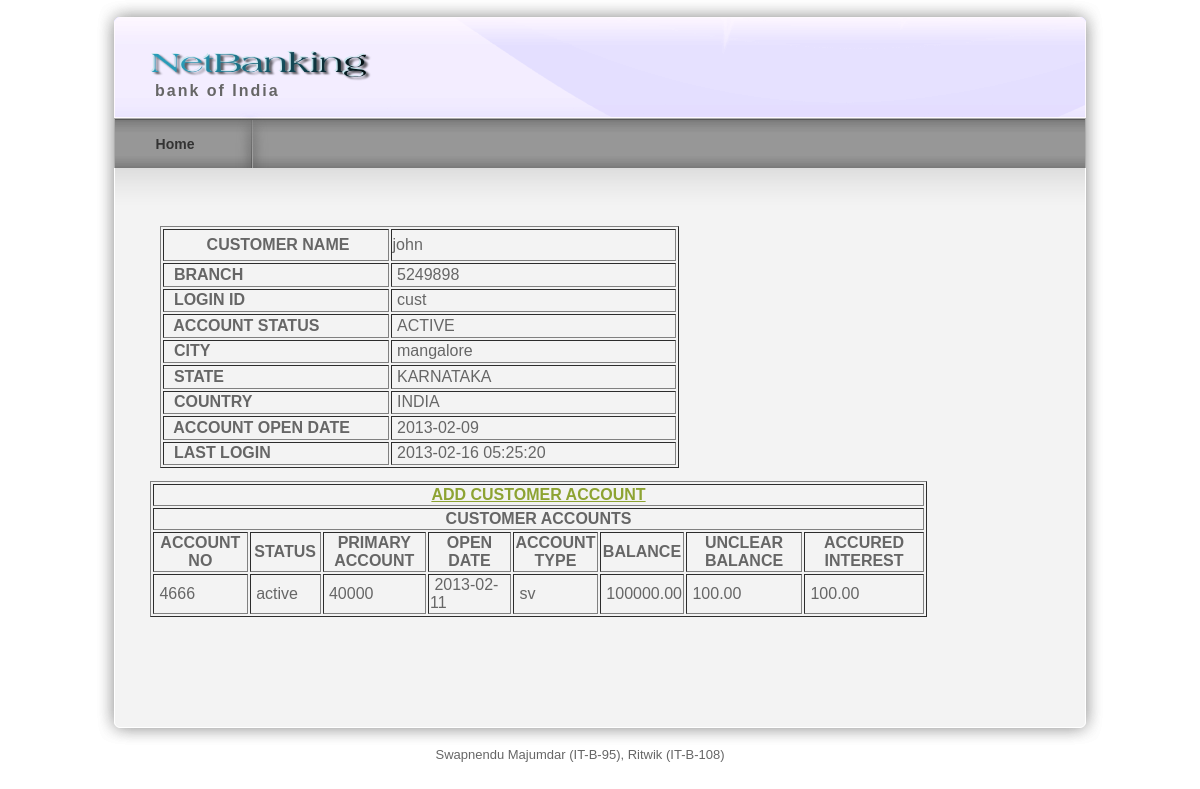
/customerinf.php?custid=98683, run on the app's committed database.
### tables this page shows
CREATE TABLE IF NOT EXISTS `customers` (
  `customerid` int(10) NOT NULL AUTO_INCREMENT,
  `ifsccode` varchar(25) NOT NULL,
  `firstname` varchar(25) NOT NULL,
  `lastname` varchar(25) NOT NULL,
  `loginid` varchar(25) NOT NULL,
  `accpassword` varchar(50) NOT NULL,
  `transpasword` varchar(50) NOT NULL,
  `accstatus` varchar(25) NOT NULL,
  `city` varchar(25) NOT NULL,
  `state` varchar(25) NOT NULL,
  `country` varchar(25) NOT NULL,
  `accopendate` date NOT NULL,
  `lastlogin` datetime NOT NULL,
  PRIMARY KEY (`customerid`)
);

CREATE TABLE IF NOT EXISTS `accounts` (
  `accno` varchar(25) NOT NULL,
  `customerid` int(10) NOT NULL,
  `accstatus` varchar(25) NOT NULL,
  `primaryacc` varchar(10) NOT NULL,
  `accopendate` date NOT NULL,
  `accounttype` varchar(25) NOT NULL,
  `accountbalance` double(10,2) NOT NULL,
  `unclearbalance` double(10,2) NOT NULL,
  `accuredinterest` double(10,2) NOT NULL,
  PRIMARY KEY (`accno`)
);

### customerinf.php (the view, shortened to what this page needs)
<?php
include("header.php");
$results = mysql_query("SELECT * FROM customers where customerid='$_GET[custid]'");
while($arrow = mysql_fetch_array($results))
{
	$custname = $arrow[firstname];
	$ifsccode=$arrow[ifsccode];
	$loginid=$arrow[loginid];
	$accstatus=$arrow[accstatus];
	$city=$arrow[city];
    $state=$arrow[state];
	$country=$arrow[country];
    $accopendate=$arrow[accopendate];
    $lastlogin=$arrow[lastlogin];
}
$resultsd = mysql_query("SELECT * FROM accounts where customerid='$_GET[custid]'");
?>
<div id="templatemo_main">
  <p class="main_top">&nbsp;</p>
  <form id="form2" name="form2" method="post" action="">
    <blockquote>
      <table width="519" height="242" border="1">
        <tr>
          <th width="224" height="32" scope="col">
             &nbsp;CUSTOMER NAME
          </th>
          <td width="285"><?php echo $custname; ?></th>
        </tr>
        <tr>
          <td><strong>
            <label for="branch">&nbsp; BRANCH</label>
          </strong></td>
          <td>&nbsp;<?php echo $ifsccode; ?></td>
        </tr>
        <tr>
          <td><strong>
          <label for="loginid">&nbsp; LOGIN ID</label>
          </strong></td>
          <td>&nbsp;<?php echo $loginid; ?></td>
        </tr>
        <tr>
          <td><strong>
          <label for="accstatus">&nbsp; ACCOUNT STATUS</label>
          </strong></td>
          <td>&nbsp;<?php echo $accstatus; ?></td>
        </tr>
        <tr>
          <td><strong>
          <label for="city">&nbsp; CITY</label>
          </strong></td>
          <td>&nbsp;<?php echo $city; ?></td>
        </tr>
        <tr>
          <td><strong>
          <label for="state">&nbsp; STATE</label>
          </strong></td>
          <td>&nbsp;<?php echo $state; ?></td>
        </tr>
        <tr>
          <td><strong>
          <label for="country">&nbsp; COUNTRY</label>
          </strong></td>
          <td>&nbsp;<?php echo $country; ?></td>
        </tr>
        <tr>
          <td><strong>
          <label for="accopendate">&nbsp; ACCOUNT OPEN DATE</label>
          </strong></td>
          <td>&nbsp;<?php echo $accopendate; ?></td>
        </tr>
        <tr>
          <td><strong>
          <label for="lastlogin">&nbsp; LAST LOGIN</label>
          </strong></td>
          <td>&nbsp;<?php echo $lastlogin; ?></td>
        </tr>
      </table>
    </blockquote>
    <table width="777" border="1">
      <tr>
        <th colspan="8" scope="col"><a href="account.php">ADD CUSTOMER ACCOUNT</a></th>
      </tr>
      <tr>
        <th colspan="8" scope="col"><strong>CUSTOMER ACCOUNTS</strong></th>
        </tr>
      <tr>
        <th width="91" scope="col"><strong>ACCOUNT NO</strong></th>
        <th width="67" scope="col"><strong>STATUS</strong></th>
        <th width="100" scope="col"><strong>PRIMARY ACCOUNT</strong></th>
        <th width="80" scope="col"><strong>OPEN DATE</strong></th>
        <th width="81" scope="col"><strong>ACCOUNT TYPE</strong></th>
        <th width="76" scope="col"><strong>BALANCE</strong></th>
        <th width="113" scope="col"><strong>UNCLEAR BALANCE</strong></th>
        <th width="117" scope="col"><strong>ACCURED INTEREST</strong></th>
      </tr>
      <?php
	 while($arrow=mysql_fetch_array($resultsd))
	 {
	 ?>
        <tr>
        <td>&nbsp;<?php echo $arrow[accno];?></td>
        <td>&nbsp;<?php echo $arrow[accstatus];?></td>
        <td>&nbsp;<?php echo $arrow[primaryacc];?></td>
        <td>&nbsp;<?php echo $arrow[accopendate];?></td>
        <td>&nbsp;<?php echo $arrow[accounttype];?></td>
        <td>&nbsp;<?php echo $arrow[accountbalance];?></td>
        <td>&nbsp;<?php echo $arrow[unclearbalance];?></td>
        <td>&nbsp;<?php echo $arrow[accuredinterest]; ?></td>
      </tr>
     <?php
     }
	 ?>
</table>
    <p>&nbsp;</p>
  </form>
  </div>
    <div id="templatemo_main_bottom"></div>
    <?php
	include("footer.php");
	?>

### templatemo_style.css (style rules this page uses)
body { margin: 0px; padding: 0px; color: #666; font-family: Helevetica,Arial,sans-serif; font-size: 13px; line-height:1.5em; background-color: #fff; background-repeat: repeat-x; }
a, a:link, a:visited { color: #8da332; }
p { margin: 0px; padding: 0 0 10px 0; }
blockquote { font-style: italic; margin-left: 10px; }
#templatemo_main { position: relative; width: 900px; padding: 45px 55px; background: url(images/templatemo_content.png) repeat-y; }
#templatemo_main .main_top { position: absolute; top: 0; left: 20px; width: 970px; height: 45px; background: url(images/templatemo_content_top.png) no-repeat; }
#templatemo_main_bottom { width: 1010px; height: 40px; background: url(images/templatemo_content_bottom.png) no-repeat; }

### data on the page
customers: firstname "john", ifsccode "5249898", loginid "cust", accstatus "ACTIVE", city "mangalore", state "KARNATAKA", country "INDIA", accopendate "2013-02-09", lastlogin "2013-02-16 05:25:20"
accounts: accno "4666", accstatus "active", primaryacc "40000", accopendate "2013-02-11", accounttype "sv", accountbalance "100000.00", unclearbalance "100.00", accuredinterest "100.00"
